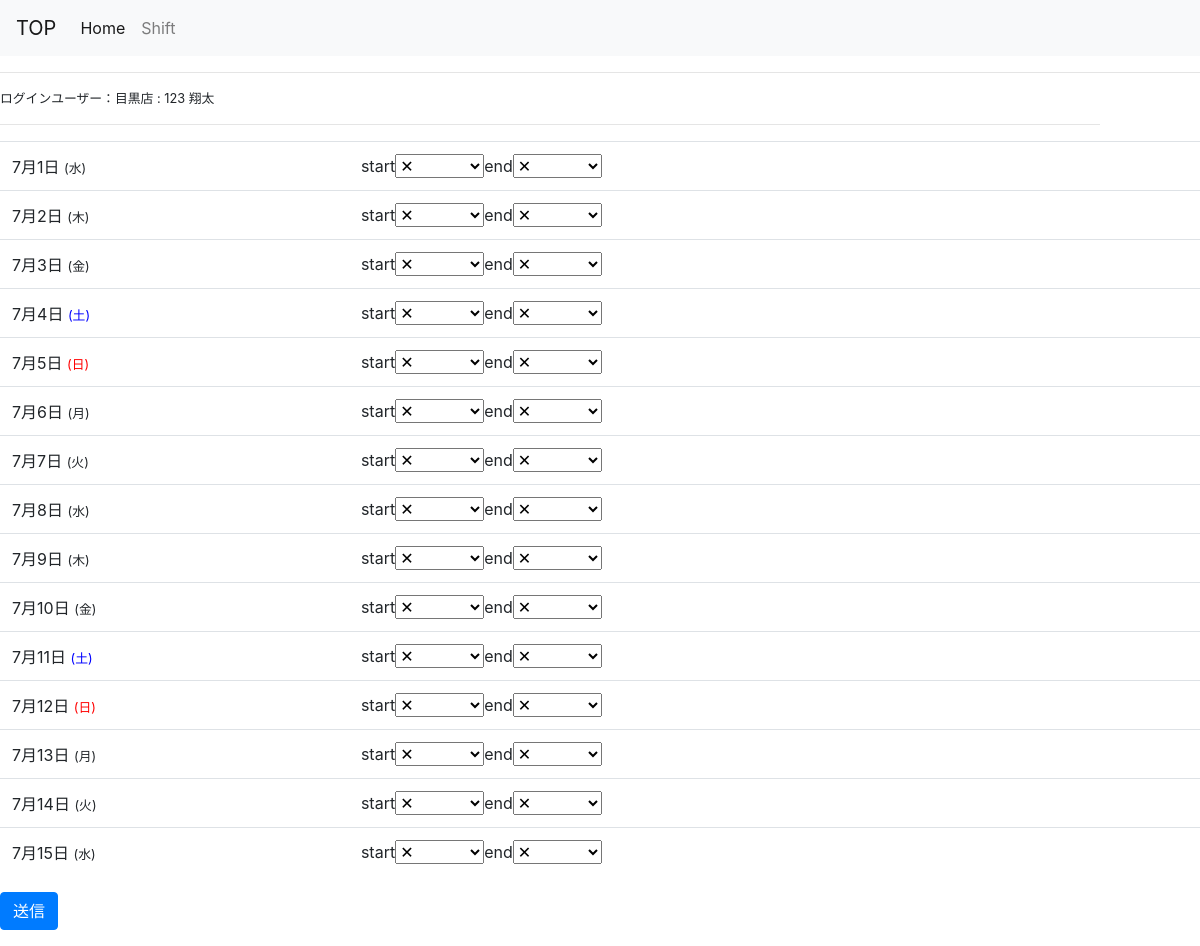
The app's page /user/2/month_with_forms/2020/6/16/, older data.
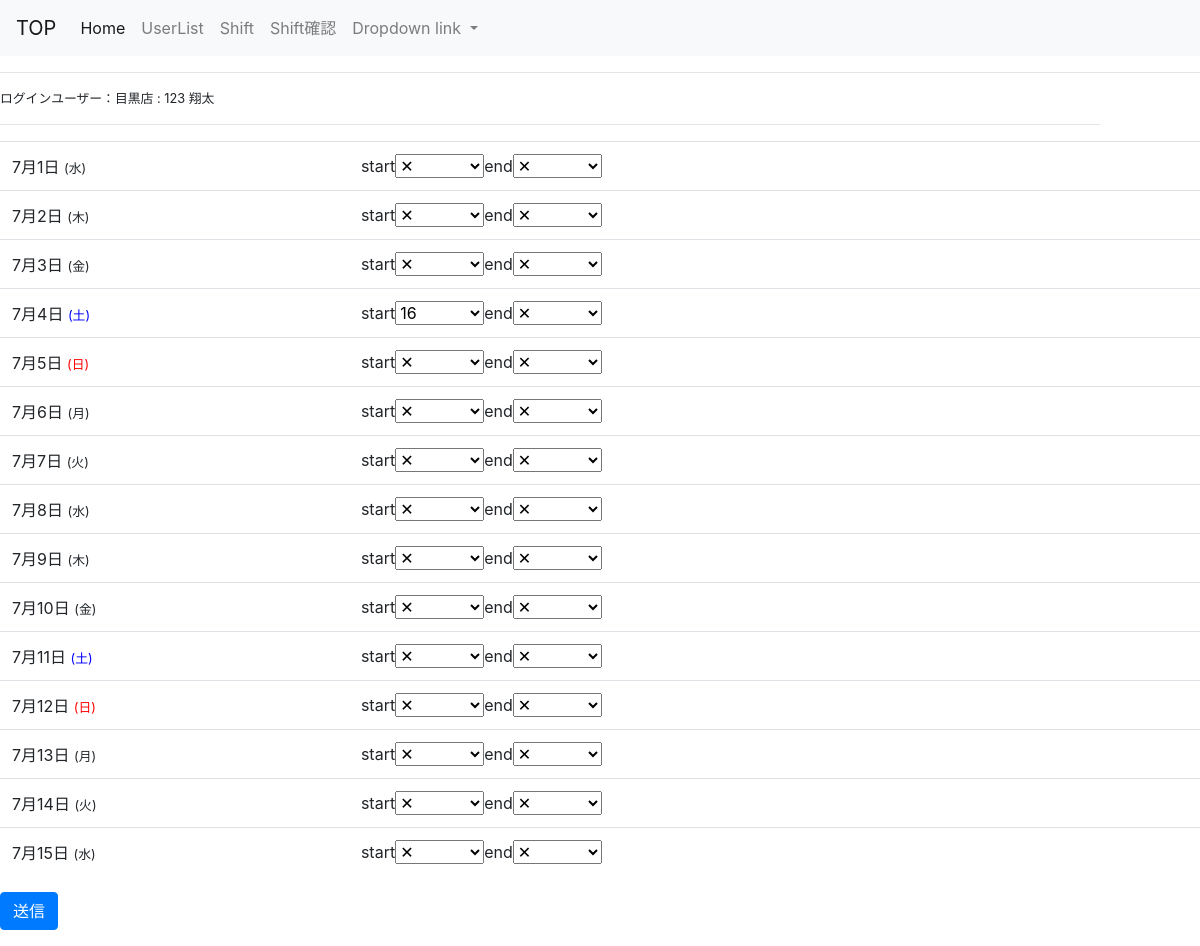
The same page, newer data.
### register/models.py (models this page shows, shortened)
class User(AbstractBaseUser, PermissionsMixin):
    email = models.EmailField(_('email address'), unique=True)
    first_name = models.CharField(_('first name'), max_length=30, blank=True)
    last_name = models.CharField(_('last name'), max_length=150, blank=True)
    is_staff = models.BooleanField(
        _('staff status'),
        default=False,
        help_text=_(
            'Designates whether the user can log into this admin site.'),
    )
    is_active = models.BooleanField(
        _('active'),
        default=True,
        help_text=_(
            'Designates whether this user should be treated as active. '
            'Unselect this instead of deleting accounts.'
        ),
    )
    date_joined = models.DateTimeField(_('date joined'), default=timezone.now)
    objects = CustomUserManager()
    EMAIL_FIELD = 'email'
    USERNAME_FIELD = 'email'
    REQUIRED_FIELDS = []
    class Meta:
        verbose_name = _('user')
        verbose_name_plural = _('users')

class Shops(models.Model):
    SHOP_CHOICES = (
    ('1', '目黒'),
    ('2', '狛江'),
    ('3', '神保町'),
    ('4', '上野広小路'),
    ('5', '北千住'),)
    shop = models.CharField("店舗", max_length=3,choices=SHOP_CHOICES, blank=True,default=1)
    user = models.OneToOneField(settings.AUTH_USER_MODEL,on_delete=models.CASCADE,)

### app/models.py (models this page shows, shortened)
class Schedule(models.Model):
    user = models.ForeignKey(settings.AUTH_USER_MODEL, verbose_name='ユーザー', on_delete=models.SET_NULL, blank=True, null=True,related_name = "user_schedule")
    start_time = models.CharField('開始時間', choices= SUB_START, max_length=50,blank=True,default="0")
    end_time = models.CharField('終了時間', choices= SUB_END, max_length=50,blank=True,default="0")
    date = models.DateField('日付')
    shops = models.ForeignKey(Shops, verbose_name='店舗', on_delete=models.CASCADE,blank=True)

### app/views.py (the view, shortened to what this page needs)
class MonthWithFormsCalendar(mixins.MonthWithFormsMixin, generic.View):
    template_name = 'app/month_with_forms.html'
    model = Schedule
    date_field = 'date'
    form_class = SimpleScheduleForm
    def get(self, request, **kwargs):
        context = self.get_month_calendar()
        context['user'] = get_object_or_404(User, pk=self.kwargs['user_pk'])
        return render(request, self.template_name, context)

### app/mixins.py (called while the page is built, shortened)
    def setup_calendar(self):
        self._calendar = calendar.Calendar(self.first_weekday)

    def get_previous_week(self, date):
        if date.month == 1 and date.day ==16:
            return date.replace(year=date.year-1, month=12,day=16)
        if date.month == 1 and date.day ==1:
            return date.replace(year=date.year-1, month=12,day=1)
        if date.day == 16:
            return date.replace(month =date.month -1 ,day = 16)
        if date.day == 1:
            return date.replace(month =date.month -1 ,day = 1)

    def get_week_days(self):
        month = self.kwargs.get('month')
        year = self.kwargs.get('year')
        day = self.kwargs.get('day')
        if month and year and day:
            date = datetime.date(year=int(year), month=int(month), day=int(day))
            if date.month != 12 and date.day < 21 and date.day > 4:
                dtm = calendar.monthrange(year,month)[1]
                date = datetime.date(year = int(year),month=int(month+1),day = int(1))
                dtlist = [date + datetime.timedelta(days =day) for day in range(0,15)]
                return dtlist

### app/templates/app/month_with_forms.html (shortened to what this page needs)
{% extends "register/base.html" %}
{% block content %}
    <form action="" method="POST">
        {{ month_formset.management_form }}{% for week_day_forms in month_day_forms %}
        <table class="table">{% for day, forms in week_day_forms.items %}
                <tr> <td>{{ day | date:"n" }}月{{day |date:"j"}}日
                    {% if day|date:"D" == "日" %}
                    <small>
                        <span style="color: #F00;">({{ day | date:"D" }})</span>
                    </small></td>
                    {% elif day|date:"D" == "土" %}
                    <small>
                        <span style="color:#0000FF">({{ day | date:"D" }})</span>
                    </small></td>
                    {% else %}
                    <small>
                    ({{ day|date:"D" }})
                </small></td>
                   {% endif %}
                   {% for form in forms %}
                    <td>{{form.date}}{{form.id}}start{{form.start_time}}end{{form.end_time}}
                    </td></tr>
                    {% endfor %}{% endfor %}
            {% endfor %}
        </table>
        <button type="submit" class="btn btn-primary">送信</button>
    </form>
{% endblock %}

### register/templates/register/base.html (shortened to what this page needs)
{% load static %}
<head>
    <link rel="stylesheet" href="https://stackpath.bootstrapcdn.com/bootstrap/4.3.1/css/bootstrap.min.css">
<head>
  {% if user.is_superuser %}
    <nav class="navbar navbar-expand-lg navbar-light bg-light">
        <a class="navbar-brand" href="#">TOP</a>
        <div class="collapse navbar-collapse" id="navbarNavDropdown">
          <ul class="navbar-nav">
            <li class="nav-item active">
              <a class="nav-link" href="{% url 'register:top' %}">Home <span class="sr-only">(current)</span></a>
            </li>
            <li class="nav-item">
              <a class="nav-link" href="{% url 'register:user_list'%}">UserList</a>
            </li>
            <li class="nav-item">
              <a class="nav-link" href="{% url 'app:month_with_forms' user.pk  %}">Shift</a>
            </li>
            <li class="nav-item">
              <a class="nav-link" href="{% url 'app:shift_list' %}">Shift確認</a>
            </li>
            <li class="nav-item dropdown">
              <a class="nav-link dropdown-toggle" href="#" id="navbarDropdownMenuLink" role="button" data-toggle="dropdown" aria-haspopup="true" aria-expanded="false">
                Dropdown link
              </a>
              </li>
              </ul>
        </div>
      </nav><hr>
      <div class="mgr-10"><small>ログインユーザー：{{user.shops.get_shop_display}}店&nbsp;:&nbsp;{{ user.last_name }}&nbsp;{{user.first_name}}</small><hr></div>
  {% else %}
  <nav class="navbar navbar-expand-lg navbar-light bg-light">
    <a class="navbar-brand" href="#">TOP</a>
    <div class="collapse navbar-collapse" id="navbarNavDropdown">
      <ul class="navbar-nav">
        <li class="nav-item active">
          <a class="nav-link" href="{% url 'register:top' %}">Home <span class="sr-only">(current)</span></a>
        </li>
        <li class="nav-item">
          <a class="nav-link" href="{% url 'app:month_with_forms' user.pk  %}">Shift</a>
        </li>
          </div></li>
  </nav><hr>
  <div class="mgr-10"><small>ログインユーザー：{{user.shops.get_shop_display}}店&nbsp;:&nbsp;{{ user.last_name }}&nbsp;{{user.first_name}}</small><hr></div>
      {% endif %}
        {% block content %}{% endblock %}</div>
</html>

Row changes from the older to the newer data that the page shows:
changed User "翔太": is_superuser False → True (drawn)
added Schedule: date "7", date "4", date "土"
Text that changed along with them:
text now shown: "UserList Shift確認 Dropdown link"
list line gone: "✕ ✕ ✕ ✕ ✕ ✕ 7 4 土 ✕ ✕"
new list line: "✕ ✕ ✕ ✕ ✕ ✕ 16 ✕"
